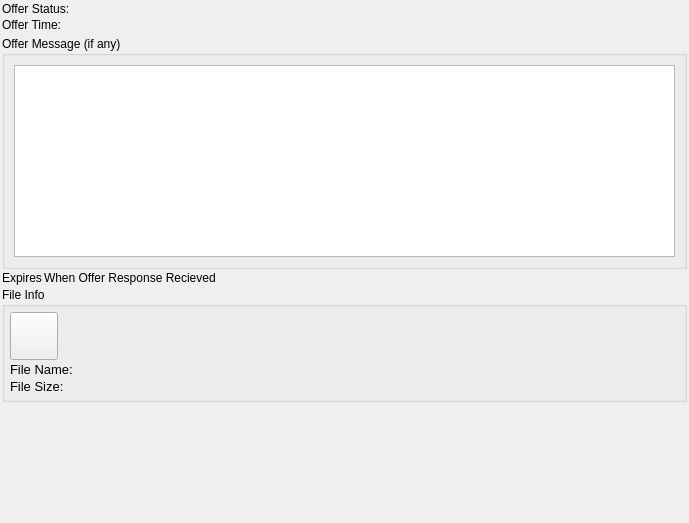
<?xml version="1.0" encoding="UTF-8"?>
<ui version="4.0">
 <class>AppletOfferInfoUi</class>
 <widget class="QWidget" name="AppletOfferInfoUi">
  <property name="windowModality">
   <enum>Qt::WindowModality::ApplicationModal</enum>
  </property>
  <property name="geometry">
   <rect>
    <x>0</x>
    <y>0</y>
    <width>689</width>
    <height>523</height>
   </rect>
  </property>
  <property name="sizePolicy">
   <sizepolicy hsizetype="Expanding" vsizetype="Expanding">
    <horstretch>0</horstretch>
    <verstretch>0</verstretch>
   </sizepolicy>
  </property>
  <property name="windowTitle">
   <string>Offer Info</string>
  </property>
  <property name="windowOpacity">
   <double>1.000000000000000</double>
  </property>
  <property name="toolTip">
   <string/>
  </property>
  <layout class="QVBoxLayout" name="verticalLayout">
   <property name="spacing">
    <number>2</number>
   </property>
   <property name="leftMargin">
    <number>2</number>
   </property>
   <property name="topMargin">
    <number>2</number>
   </property>
   <property name="rightMargin">
    <number>2</number>
   </property>
   <property name="bottomMargin">
    <number>2</number>
   </property>
   <item>
    <layout class="QHBoxLayout" name="horizontalLayout_2">
     <item>
      <widget class="QLabel" name="label">
       <property name="sizePolicy">
        <sizepolicy hsizetype="Minimum" vsizetype="Preferred">
         <horstretch>0</horstretch>
         <verstretch>0</verstretch>
        </sizepolicy>
       </property>
       <property name="text">
        <string>Offer Status:</string>
       </property>
      </widget>
     </item>
     <item>
      <widget class="QLabel" name="m_StatusMsgLabel">
       <property name="sizePolicy">
        <sizepolicy hsizetype="Expanding" vsizetype="Preferred">
         <horstretch>0</horstretch>
         <verstretch>0</verstretch>
        </sizepolicy>
       </property>
       <property name="text">
        <string/>
       </property>
      </widget>
     </item>
    </layout>
   </item>
   <item>
    <layout class="QHBoxLayout" name="horizontalLayout_5">
     <item>
      <widget class="QLabel" name="label_3">
       <property name="sizePolicy">
        <sizepolicy hsizetype="Minimum" vsizetype="Preferred">
         <horstretch>0</horstretch>
         <verstretch>0</verstretch>
        </sizepolicy>
       </property>
       <property name="text">
        <string>Offer Time:</string>
       </property>
      </widget>
     </item>
     <item>
      <widget class="QLabel" name="m_OfferTimeLabel">
       <property name="sizePolicy">
        <sizepolicy hsizetype="Expanding" vsizetype="Preferred">
         <horstretch>0</horstretch>
         <verstretch>0</verstretch>
        </sizepolicy>
       </property>
       <property name="text">
        <string/>
       </property>
      </widget>
     </item>
    </layout>
   </item>
   <item>
    <widget class="IdentOfferWidget" name="m_IdentWidget" native="true">
     <property name="sizePolicy">
      <sizepolicy hsizetype="Expanding" vsizetype="Preferred">
       <horstretch>0</horstretch>
       <verstretch>0</verstretch>
      </sizepolicy>
     </property>
    </widget>
   </item>
   <item>
    <widget class="QGroupBox" name="m_MsgGroupBox">
     <property name="title">
      <string>Offer Message (if any)</string>
     </property>
     <layout class="QGridLayout" name="gridLayout_2">
      <item row="1" column="0">
       <widget class="QPlainTextEdit" name="m_MsgTextEdit">
        <property name="readOnly">
         <bool>true</bool>
        </property>
       </widget>
      </item>
     </layout>
    </widget>
   </item>
   <item>
    <layout class="QHBoxLayout" name="horizontalLayout_4">
     <item>
      <widget class="QLabel" name="label_2">
       <property name="text">
        <string>Expires</string>
       </property>
      </widget>
     </item>
     <item>
      <widget class="QLabel" name="m_OfferExpireTime">
       <property name="sizePolicy">
        <sizepolicy hsizetype="Expanding" vsizetype="Preferred">
         <horstretch>0</horstretch>
         <verstretch>0</verstretch>
        </sizepolicy>
       </property>
       <property name="text">
        <string>When Offer Response Recieved</string>
       </property>
      </widget>
     </item>
    </layout>
   </item>
   <item>
    <widget class="QGroupBox" name="m_FileGroupBox">
     <property name="title">
      <string>File Info</string>
     </property>
     <layout class="QVBoxLayout" name="verticalLayout_3">
      <property name="spacing">
       <number>2</number>
      </property>
      <property name="leftMargin">
       <number>5</number>
      </property>
      <property name="topMargin">
       <number>5</number>
      </property>
      <property name="rightMargin">
       <number>5</number>
      </property>
      <property name="bottomMargin">
       <number>5</number>
      </property>
      <item>
       <widget class="VxPushButton" name="m_FileIconButton">
        <property name="minimumSize">
         <size>
          <width>41</width>
          <height>48</height>
         </size>
        </property>
        <property name="maximumSize">
         <size>
          <width>48</width>
          <height>48</height>
         </size>
        </property>
        <property name="text">
         <string/>
        </property>
       </widget>
      </item>
      <item>
       <layout class="QHBoxLayout" name="horizontalLayout">
        <property name="spacing">
         <number>2</number>
        </property>
        <item>
         <widget class="QLabel" name="m_FileNameLabel">
          <property name="sizePolicy">
           <sizepolicy hsizetype="Minimum" vsizetype="Preferred">
            <horstretch>0</horstretch>
            <verstretch>0</verstretch>
           </sizepolicy>
          </property>
          <property name="font">
           <font>
            <pointsize>10</pointsize>
            <bold>false</bold>
           </font>
          </property>
          <property name="text">
           <string>File Name:</string>
          </property>
          <property name="alignment">
           <set>Qt::AlignmentFlag::AlignLeading|Qt::AlignmentFlag::AlignLeft|Qt::AlignmentFlag::AlignVCenter</set>
          </property>
         </widget>
        </item>
        <item>
         <widget class="QLabel" name="m_FileName">
          <property name="sizePolicy">
           <sizepolicy hsizetype="Expanding" vsizetype="Preferred">
            <horstretch>0</horstretch>
            <verstretch>0</verstretch>
           </sizepolicy>
          </property>
          <property name="text">
           <string notr="true"/>
          </property>
          <property name="wordWrap">
           <bool>true</bool>
          </property>
         </widget>
        </item>
       </layout>
      </item>
      <item>
       <layout class="QHBoxLayout" name="horizontalLayout_3">
        <item>
         <widget class="QLabel" name="m_FileSizeLabel">
          <property name="sizePolicy">
           <sizepolicy hsizetype="Minimum" vsizetype="Preferred">
            <horstretch>0</horstretch>
            <verstretch>0</verstretch>
           </sizepolicy>
          </property>
          <property name="font">
           <font>
            <pointsize>10</pointsize>
            <bold>false</bold>
           </font>
          </property>
          <property name="text">
           <string>File Size:</string>
          </property>
          <property name="alignment">
           <set>Qt::AlignmentFlag::AlignLeading|Qt::AlignmentFlag::AlignLeft|Qt::AlignmentFlag::AlignVCenter</set>
          </property>
         </widget>
        </item>
        <item>
         <widget class="QLabel" name="m_FileSize">
          <property name="sizePolicy">
           <sizepolicy hsizetype="Expanding" vsizetype="Preferred">
            <horstretch>0</horstretch>
            <verstretch>0</verstretch>
           </sizepolicy>
          </property>
          <property name="text">
           <string notr="true"/>
          </property>
          <property name="wordWrap">
           <bool>true</bool>
          </property>
         </widget>
        </item>
       </layout>
      </item>
     </layout>
    </widget>
   </item>
   <item>
    <spacer name="verticalSpacer">
     <property name="orientation">
      <enum>Qt::Orientation::Vertical</enum>
     </property>
     <property name="sizeHint" stdset="0">
      <size>
       <width>20</width>
       <height>40</height>
      </size>
     </property>
    </spacer>
   </item>
  </layout>
 </widget>
 <customwidgets>
  <customwidget>
   <class>IdentOfferWidget</class>
   <extends>QWidget</extends>
   <header>IdentOfferWidget.h</header>
   <container>1</container>
  </customwidget>
  <customwidget>
   <class>VxPushButton</class>
   <extends>QPushButton</extends>
   <header>VxPushButton.h</header>
  </customwidget>
 </customwidgets>
 <resources/>
 <connections/>
</ui>
